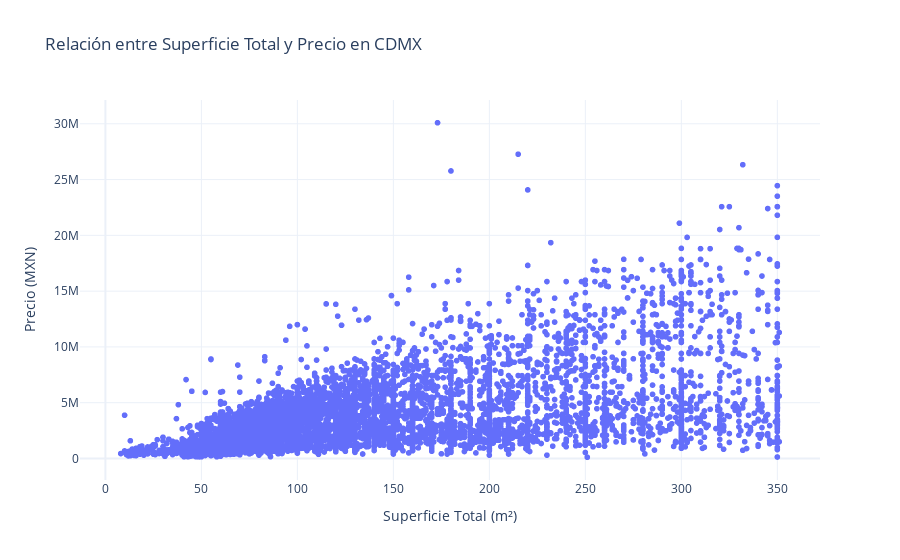

Here is the notebook cell this chart was saved with:
### Code cell
#Diagrama de dispersion entre precio y superficie total
fig4 = px.scatter(df_filtered, x='surface_total_in_m2', y='price_aprox_local_currency',
                  title='Relación entre Superficie Total y Precio en CDMX',
                  labels={'surface_total_in_m2': 'Superficie Total (m²)', 'price_aprox_local_currency': 'Precio (MXN)'})
fig4.update_layout(yaxis_title='Precio (MXN)') # Cambiamos el nombre del eje y
fig4.update_layout(xaxis_title='Superficie Total (m²)') # Cambiamos el nombre del eje x
fig4.show()

### Figure 1 — Plotly figure (JSON) as saved in the notebook; plotly's stock layout.template omitted (floating-point values rounded to 4 significant figures; data arrays with more than 128 entries replaced by an {"elided": "..."} marker saying what was removed)
{"data": [{"hovertemplate": "Superficie Total (m²)=%{x}<br>Precio (MXN)=%{y}<extra></extra>", "legendgroup": "", "marker": {"color": "#636efa", "symbol": "circle"}, "mode": "markers", "name": "", "showlegend": false, "type": "scattergl", "x": {"elided": "15699 float values"}, "xaxis": "x", "y": {"elided": "15699 float values"}, "yaxis": "y"}], "layout": {"legend": {"tracegroupgap": 0}, "title": {"text": "Relación entre Superficie Total y Precio en CDMX"}, "xaxis": {"anchor": "y", "domain": [0, 1], "title": {"text": "Superficie Total (m²)"}}, "yaxis": {"anchor": "x", "domain": [0, 1], "title": {"text": "Precio (MXN)"}}}}
